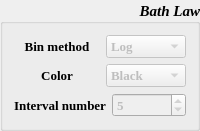
                 <widget class="QGroupBox" name="Bathlaw">
                  <property name="enabled">
                   <bool>true</bool>
                  </property>
                  <property name="sizePolicy">
                   <sizepolicy hsizetype="Expanding" vsizetype="Expanding">
                    <horstretch>0</horstretch>
                    <verstretch>0</verstretch>
                   </sizepolicy>
                  </property>
                  <property name="font">
                   <font>
                    <family>Times New Roman</family>
                    <pointsize>11</pointsize>
                    <weight>75</weight>
                    <italic>true</italic>
                    <bold>true</bold>
                   </font>
                  </property>
                  <property name="title">
                   <string>Bath Law</string>
                  </property>
                  <property name="alignment">
                   <set>Qt::AlignRight|Qt::AlignTrailing|Qt::AlignVCenter</set>
                  </property>
                  <layout class="QGridLayout" name="gridLayout_30">
                   <item row="0" column="0">
                    <layout class="QGridLayout" name="gridLayout_15">
                     <property name="spacing">
                      <number>6</number>
                     </property>
                     <item row="0" column="0">
                      <widget class="QLabel" name="bin_method_4">
                       <property name="sizePolicy">
                        <sizepolicy hsizetype="Expanding" vsizetype="Expanding">
                         <horstretch>0</horstretch>
                         <verstretch>0</verstretch>
                        </sizepolicy>
                       </property>
                       <property name="font">
                        <font>
                         <family>Times New Roman</family>
                         <pointsize>10</pointsize>
                         <weight>75</weight>
                         <italic>false</italic>
                         <bold>true</bold>
                        </font>
                       </property>
                       <property name="frameShadow">
                        <enum>QFrame::Plain</enum>
                       </property>
                       <property name="lineWidth">
                        <number>1</number>
                       </property>
                       <property name="text">
                        <string>Bin method</string>
                       </property>
                       <property name="alignment">
                        <set>Qt::AlignCenter</set>
                       </property>
                      </widget>
                     </item>
                     <item row="0" column="1" colspan="2">
                      <widget class="QComboBox" name="bathlaw_bin_method">
                       <property name="enabled">
                        <bool>false</bool>
                       </property>
                       <property name="sizePolicy">
                        <sizepolicy hsizetype="Expanding" vsizetype="Fixed">
                         <horstretch>0</horstretch>
                         <verstretch>0</verstretch>
                        </sizepolicy>
                       </property>
                       <property name="font">
                        <font>
                         <family>Times New Roman</family>
                         <pointsize>10</pointsize>
                         <weight>75</weight>
                         <italic>false</italic>
                         <bold>true</bold>
                        </font>
                       </property>
                       <item>
                        <property name="text">
                         <string>Log</string>
                        </property>
                       </item>
                       <item>
                        <property name="text">
                         <string>Linear</string>
                        </property>
                       </item>
                      </widget>
                     </item>
                     <item row="1" column="0">
                      <widget class="QLabel" name="color">
                       <property name="sizePolicy">
                        <sizepolicy hsizetype="Expanding" vsizetype="Expanding">
                         <horstretch>0</horstretch>
                         <verstretch>0</verstretch>
                        </sizepolicy>
                       </property>
                       <property name="font">
                        <font>
                         <family>Times New Roman</family>
                         <pointsize>10</pointsize>
                         <weight>75</weight>
                         <italic>false</italic>
                         <bold>true</bold>
                        </font>
                       </property>
                       <property name="frameShadow">
                        <enum>QFrame::Plain</enum>
                       </property>
                       <property name="lineWidth">
                        <number>1</number>
                       </property>
                       <property name="text">
                        <string>Color</string>
                       </property>
                       <property name="alignment">
                        <set>Qt::AlignCenter</set>
                       </property>
                      </widget>
                     </item>
                     <item row="1" column="1" colspan="2">
                      <widget class="QComboBox" name="bathlaw_color">
                       <property name="enabled">
                        <bool>false</bool>
                       </property>
                       <property name="sizePolicy">
                        <sizepolicy hsizetype="Expanding" vsizetype="Fixed">
                         <horstretch>0</horstretch>
                         <verstretch>0</verstretch>
                        </sizepolicy>
                       </property>
                       <property name="font">
                        <font>
                         <family>Times New Roman</family>
                         <pointsize>10</pointsize>
                         <weight>75</weight>
                         <italic>false</italic>
                         <bold>true</bold>
                        </font>
                       </property>
                       <item>
                        <property name="text">
                         <string>Black</string>
                        </property>
                       </item>
                       <item>
                        <property name="text">
                         <string>Red</string>
                        </property>
                       </item>
                       <item>
                        <property name="text">
                         <string>Blue</string>
                        </property>
                       </item>
                       <item>
                        <property name="text">
                         <string>Purple</string>
                        </property>
                       </item>
                       <item>
                        <property name="text">
                         <string>Pink</string>
                        </property>
                       </item>
                       <item>
                        <property name="text">
                         <string>Violet</string>
                        </property>
                       </item>
                       <item>
                        <property name="text">
                         <string>Green</string>
                        </property>
                       </item>
                       <item>
                        <property name="text">
                         <string>Yellow</string>
                        </property>
                       </item>
                       <item>
                        <property name="text">
                         <string>Gray</string>
                        </property>
                       </item>
                      </widget>
                     </item>
                     <item row="2" column="0" colspan="2">
                      <widget class="QLabel" name="bathlaw_interval">
                       <property name="sizePolicy">
                        <sizepolicy hsizetype="Expanding" vsizetype="Expanding">
                         <horstretch>0</horstretch>
                         <verstretch>0</verstretch>
                        </sizepolicy>
                       </property>
                       <property name="font">
                        <font>
                         <family>Times New Roman</family>
                         <pointsize>10</pointsize>
                         <weight>75</weight>
                         <italic>false</italic>
                         <bold>true</bold>
                        </font>
                       </property>
                       <property name="frameShadow">
                        <enum>QFrame::Plain</enum>
                       </property>
                       <property name="lineWidth">
                        <number>1</number>
                       </property>
                       <property name="text">
                        <string>Interval number</string>
                       </property>
                       <property name="alignment">
                        <set>Qt::AlignCenter</set>
                       </property>
                      </widget>
                     </item>
                     <item row="2" column="2">
                      <widget class="QSpinBox" name="bathlaw_interv_num">
                       <property name="enabled">
                        <bool>false</bool>
                       </property>
                       <property name="sizePolicy">
                        <sizepolicy hsizetype="Expanding" vsizetype="Fixed">
                         <horstretch>0</horstretch>
                         <verstretch>0</verstretch>
                        </sizepolicy>
                       </property>
                       <property name="font">
                        <font>
                         <family>Times New Roman</family>
                         <pointsize>10</pointsize>
                         <weight>75</weight>
                         <italic>false</italic>
                         <bold>true</bold>
                        </font>
                       </property>
                       <property name="value">
                        <number>5</number>
                       </property>
                      </widget>
                     </item>
                    </layout>
                   </item>
                  </layout>
                 </widget>
